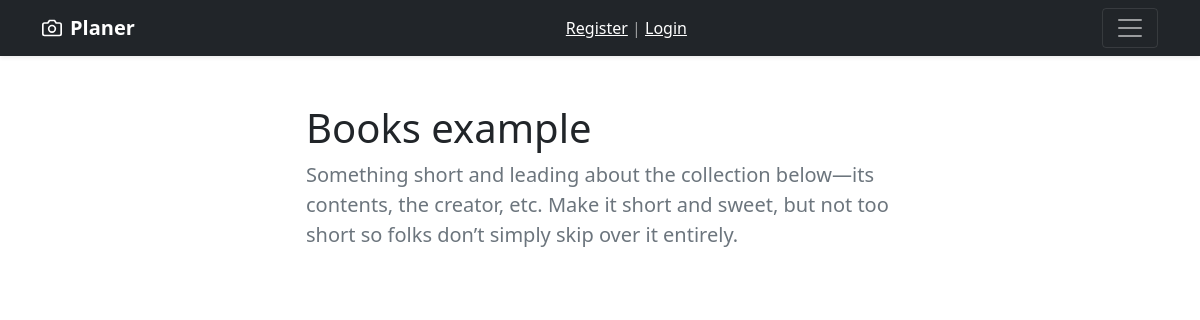
The app's page /book_shop/books, older data.
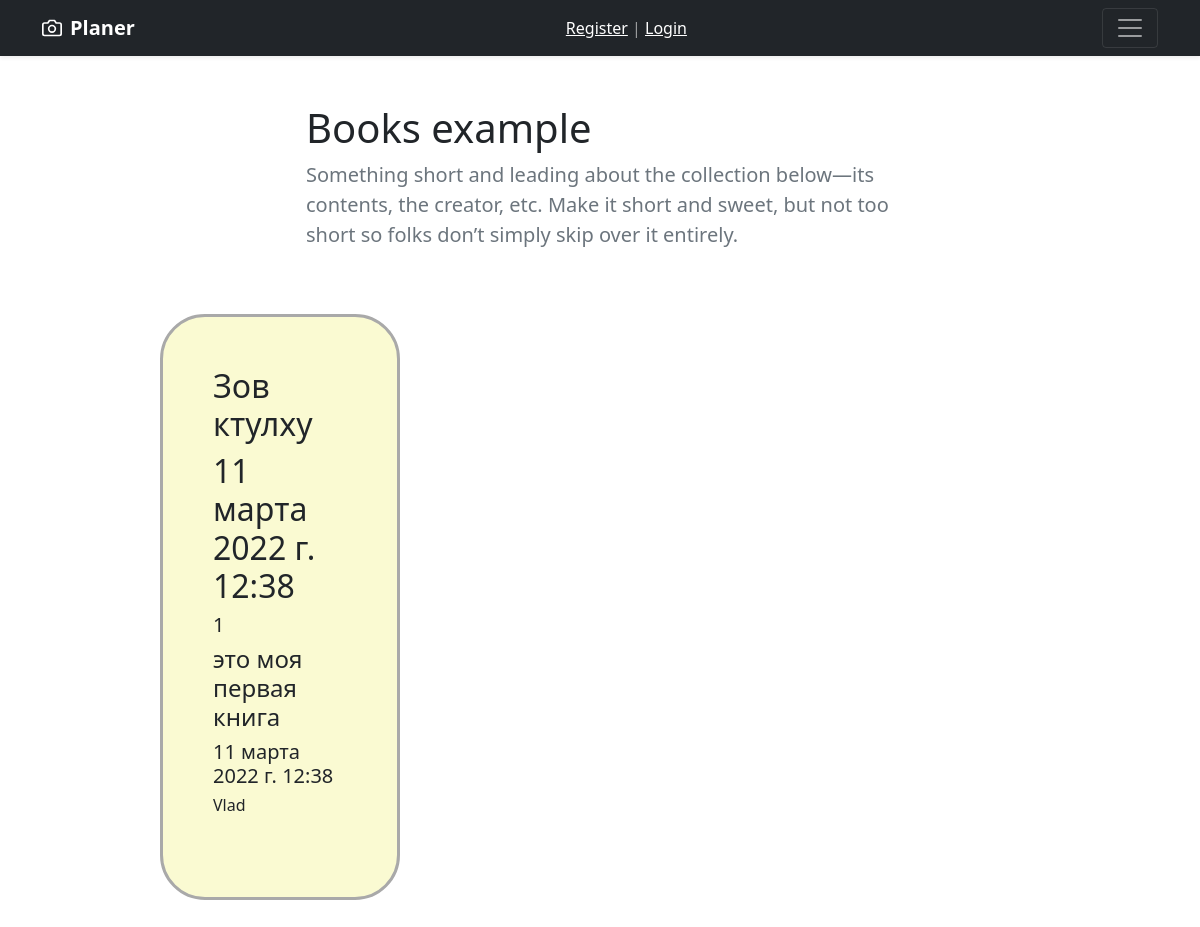
The same page, newer data.
### book_shop/models.py (models this page shows, shortened)
class Book(models.Model):
    class Meta:
        verbose_name = 'Book in book shop'
        verbose_name_plural = 'Books in book shop'
    title = models.CharField(max_length=50,
                             verbose_name='Name',
                             help_text="this is name of book"
                             )
    date = models.DateTimeField(auto_now_add=True, null=True)
    authors = models.ManyToManyField(User, related_name='books')

class Comment(models.Model):
    text = models.TextField('comment')
    date = models.DateTimeField(auto_now_add=True)
    book = models.ForeignKey(Book, on_delete=models.CASCADE, related_name='comments')
    author = models.ForeignKey(User, on_delete=models.CASCADE, null=True, blank=True)

### book_shop/views.py (the view)
# urls.py: path('books', MyPage.as_view(), name='book_page')
class MyPage(View):
    def get(self, request):
        context = {'books': Book.objects.all()}
        return render(request, 'book_shop/books.html', context)

### book_shop/templates/book_shop/books.html (shortened to what this page needs)
<!DOCTYPE html>
<html lang="ru">
<head>
	<link rel="stylesheet" href="static/style.css">
	<link href="https://cdn.jsdelivr.net/npm/bootstrap@5.1.3/dist/css/bootstrap.min.css" rel="stylesheet">
    <header>
  <div class="navbar navbar-dark bg-dark shadow-sm">
    <div class="container">
      <a href="/" class="navbar-brand d-flex align-items-center">
        <strong>Planer</strong>
      </a>
      <span class="navbar-text">
      	<a href="{% url 'register' %}">Register</a> | <a href="{% url 'login' %}">Login</a>
      </span>
      <button class="navbar-toggler" type="button" data-bs-toggle="collapse" data-bs-target="#navbarHeader" aria-controls="navbarHeader" aria-expanded="false" aria-label="Toggle navigation">
        <span class="navbar-toggler-icon"></span>
      </button>
    </div>
  </div>
</header>
</head>
<body >
  <div class="row py-lg-5">
      <div class="col-lg-6 col-md-8 mx-auto">
        <h1 class="fw-light">Books example</h1>
        <p class="lead text-muted">Something short and leading about the collection below—its contents, the creator, etc. Make it short and sweet, but not too short so folks don’t simply skip over it entirely.</p>
      </div>
    </div>
  {% for el in books %}
	<div class="shape">
        <h2>{{ el.title }}</h2>
        <h2>{{ el.date }}</h2>
        <h5>{{ el.comments.count }}</h5>
        {% for comment in el.comments.all %}
            <h4>{{ comment.text }}</h4>
            <h5>{{ comment.date }}</h5>
            <h6>{{ comment.author }}</h6>
        {% endfor %}
        <br>
  </div>
{% endfor %}
</body>
</html>

Row changes from the older to the newer data that the page shows:
added Book: title "Зов ктулху", date "11 марта 2022 г. 12:38", comments.count "1"
added Comment: text "это моя первая книга", date "11 марта 2022 г. 12:38", author "Vlad"
